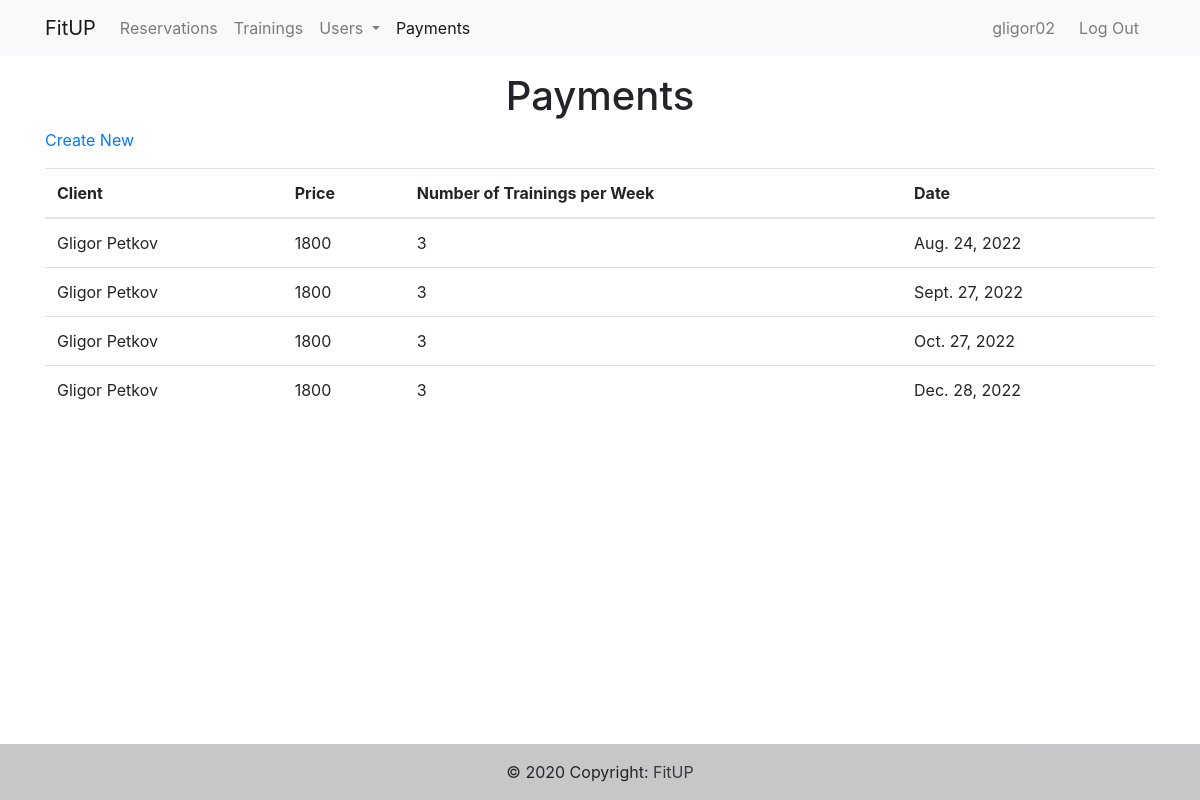
Page /Payments/ (signed in) on the committed database.
### FitUp/models.py (models this page shows, shortened)
class Payment(models.Model):
    client = models.ForeignKey(Client, on_delete=models.CASCADE, null=True, blank=True)
    date = models.DateField(default=django.utils.timezone.now())
    num_trainings_per_week = models.IntegerField()
    price = models.IntegerField()

class Client(models.Model):
    first_name = models.CharField(max_length=30)
    last_name = models.CharField(max_length=30)
    age = models.IntegerField()
    email = models.EmailField(max_length=50)
    user = models.ForeignKey(User, on_delete=models.CASCADE, null=True, blank=True)
    start_day = models.DateField(default=django.utils.timezone.now())
    gender = models.CharField(max_length=1)
    enters = models.IntegerField(default=0)
    allowed = models.IntegerField(default=0)
    remaining = models.IntegerField(default=0)

### FitUp/views.py (the view)
# urls.py: path('Payments/', Payments, name="Payments"),
@login_required
def Payments(request):
    query = Payment.objects.filter(client=Client.objects.filter(user=request.user).first())
    context = {"payments": query}
    return render(request, "Payemnts.html", context)

### FitUp/templates/Payemnts.html (shortened to what this page needs)
<!DOCTYPE html>
<html lang="en">
<head>
    <link rel="stylesheet" href="https://cdn.jsdelivr.net/npm/bootstrap@4.0.0/dist/css/bootstrap.min.css"
>
</head>
<body>
<div>
    <nav class="navbar navbar-expand-lg navbar-light bg-light mb-3">
        <div class="container">
    <a class="navbar-brand active" href="{% url 'index' %}">FitUP</a>
          <div class="collapse navbar-collapse" id="navbarSupportedContent">
            <ul class="navbar-nav mr-auto">
              <li class="nav-item">
                <a class="nav-link" href="{% url 'Reservations' %}">Reservations <span class="sr-only">(current)</span></a>
              </li>
              <li class="nav-item">
                <a class="nav-link" href="{% url 'Trainings' %}">Trainings</a>
              </li>
              <li class="nav-item dropdown">
                <a class="nav-link dropdown-toggle" href="#" id="navbarDropdown" role="button" data-toggle="dropdown" aria-haspopup="true" aria-expanded="false">
                  Users
                </a>
              </li>
              <li class="nav-item">
                <a class="nav-link active" href="{% url 'Payments' %}">Payments</a>
              </li>
            </ul>
            <ul class="navbar-nav my-sm-0">
              {% block content %}
                {% if user.is_authenticated %}
                    <li class="nav-item mr-sm-2" >
                        <a class="nav-link" href="#">{{ user.username }}</a>
                    </li>
                    <li class="nav-item mr-sm-2" >
                        <a class="nav-link" href="{% url 'logout' %}">Log Out</a>
                    </li>
                {% else %}
                   <li class="nav-item mr-sm-2" >
                       <a class="nav-link" href="/login">Log In</a>
                    </li>
                {% endif %}
              {% endblock %}
            </ul>
          </div>
        </div>
    </nav>
    <div class="container pb-3">
        <h1 class="text-center">Payments</h1>
        <p>
            <a href="{% url 'PaymentCreate' %}">Create New</a>
        </p>
        <table class="table">
            <thead>
                <tr>
                    <th>
                        Client
                    </th>
                    <th>
                        Price
                    </th>
                    <th>
                        Number of Trainings per Week
                    </th>
                    <th>Date</th>
                </tr>
            </thead>
            <tbody>
            {% for p in payments %}
                <tr>
                    <td>
                        {{ p.client.first_name}} {{ p.client.last_name}}
                    </td>
                    <td>
                        {{ p.price }}
                    </td>
                    <td>
                       {{p.num_trainings_per_week }}
                    </td>
                    <td>
                       {{ p.date }}
                    </td>
                </tr>
            {% endfor %}
            </tbody>
        </table>
    </div>
    <footer class="bg-light text-center text-lg-start fixed-bottom">
      <div class="text-center p-3" style="background-color: rgba(0, 0, 0, 0.2);">
        © 2020 Copyright:
        <a class="text-dark" href="{% url 'index' %}">FitUP</a>
      </div>
    </footer>
</div>
</body>
<body>
</body>
</html>

### rows in the picture
Payment: client.first_name "Gligor", client.last_name "Petkov", price "1800", num_trainings_per_week "3", date "Aug. 24, 2022"
Payment: client.first_name "Gligor", client.last_name "Petkov", price "1800", num_trainings_per_week "3", date "Sept. 27, 2022"
Payment: client.first_name "Gligor", client.last_name "Petkov", price "1800", num_trainings_per_week "3", date "Oct. 27, 2022"
Payment: client.first_name "Gligor", client.last_name "Petkov", price "1800", num_trainings_per_week "3", date "Dec. 28, 2022"

### other values in the picture
{{ user.username }} "gligor02"
